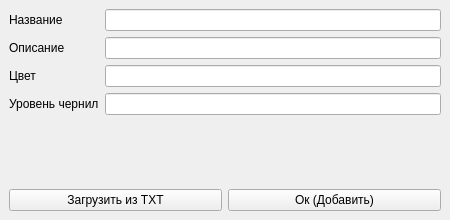
<?xml version="1.0" encoding="UTF-8"?>
<ui version="4.0">
 <class>MainWindow</class>
 <widget class="QMainWindow" name="MainWindow">
  <property name="geometry"><rect><x>0</x><y>0</y><width>450</width><height>220</height></rect></property>
  <property name="windowTitle"><string>Новый объект — Маркеры</string></property>
  <widget class="QWidget" name="centralwidget">
   <layout class="QVBoxLayout" name="mainLayout">
    <item>
     <layout class="QFormLayout" name="formLayout">
      <item row="0" column="0"><widget class="QLabel" name="label"><property name="text"><string>Название</string></property></widget></item>
      <item row="0" column="1"><widget class="QLineEdit" name="editName"/></item>
      <item row="1" column="0"><widget class="QLabel" name="label_2"><property name="text"><string>Описание</string></property></widget></item>
      <item row="1" column="1"><widget class="QLineEdit" name="editDesc"/></item>
      <item row="2" column="0"><widget class="QLabel" name="label_3"><property name="text"><string>Цвет</string></property></widget></item>
      <item row="2" column="1"><widget class="QLineEdit" name="editColor"/></item>
      <item row="3" column="0"><widget class="QLabel" name="label_4"><property name="text"><string>Уровень чернил</string></property></widget></item>
      <item row="3" column="1"><widget class="QLineEdit" name="editInk"/></item>
     </layout>
    </item>
    <item>
     <layout class="QHBoxLayout" name="horizontalLayout">
      <item><widget class="QPushButton" name="btnLoadTxt"><property name="text"><string>Загрузить из TXT</string></property></widget></item>
      <item><widget class="QPushButton" name="btnOk"><property name="text"><string>Ок (Добавить)</string></property></widget></item>
     </layout>
    </item>
   </layout>
  </widget>
 </widget>
 <resources/>
 <connections/>
</ui>
